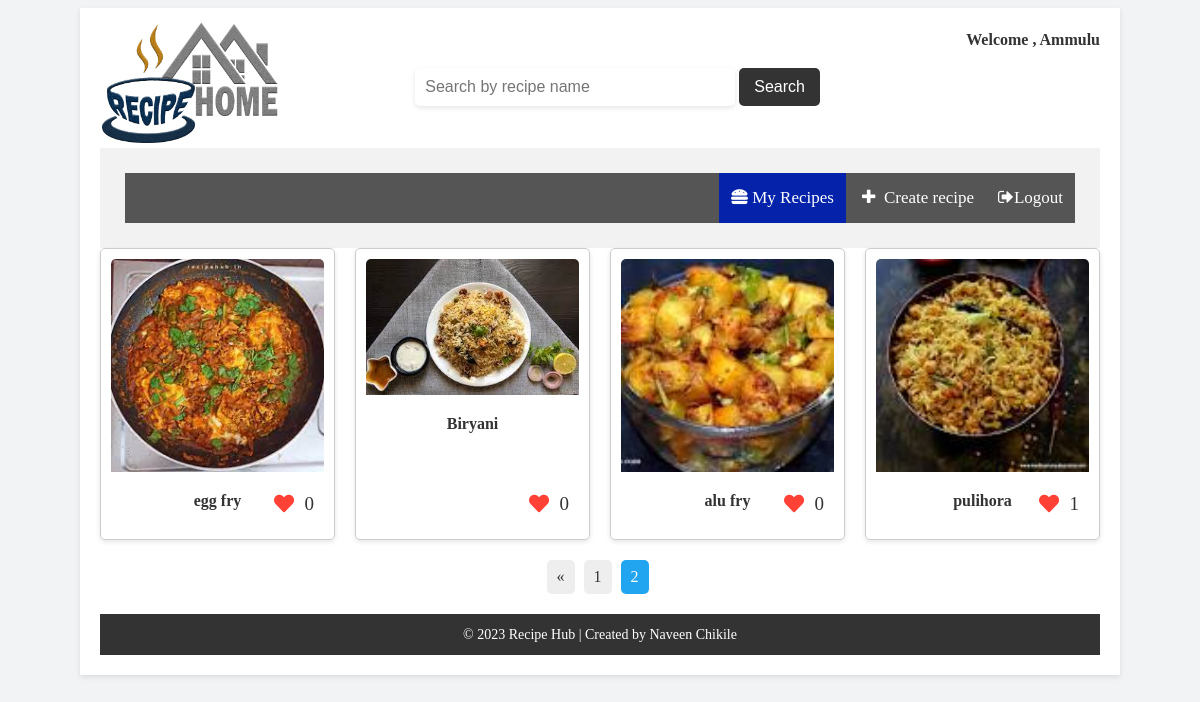
The app's page /user?page=2 (signed in), older data.
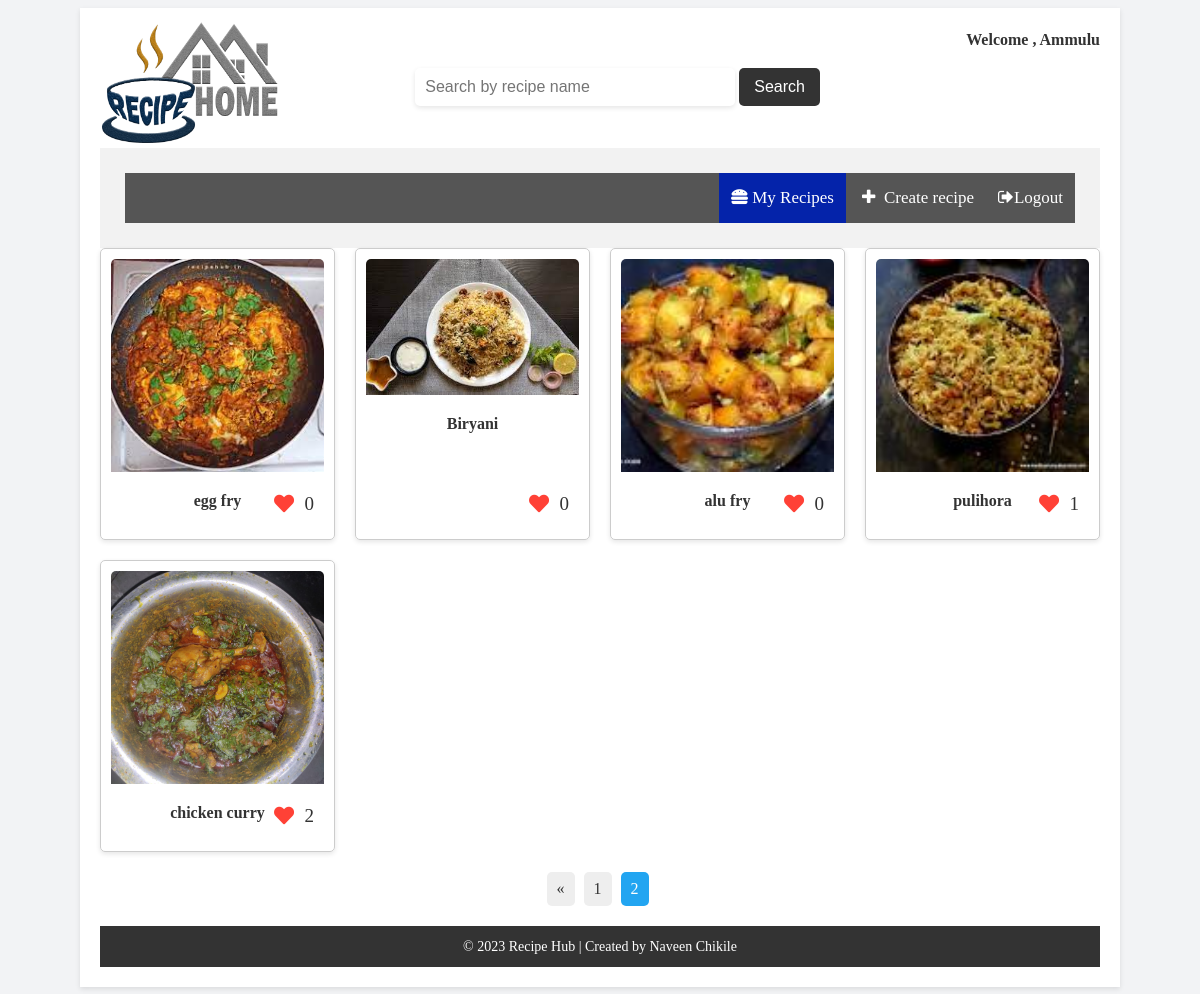
The same page, newer data.
### recipes/models.py (models this page shows, shortened)
class Recipe(models.Model):
    CATEGORY_CHOICES = [
        ('veg', 'Vegetarian'),
        ('Non-veg', 'Non-Vegetarian'),
        ('Breakfast', 'Breakfast'),
        ('Snacks', 'Snacks'),
        ('Rice', 'Rice'),
    ]
    user = models.ForeignKey(User, on_delete=models.CASCADE)
    recipe_name = models.CharField(max_length=100)
    ingredients = models.TextField()
    description = models.TextField()
    processtime=models.IntegerField(default=0)
    image = models.ImageField(upload_to='images/', null=True, blank=True)
    audio = models.FileField(upload_to='audio/', null=True, blank=True)
    category = models.CharField(max_length=20, choices=CATEGORY_CHOICES, default='veg')
    likes = models.IntegerField(default=0)
    youtube_links = models.URLField(default='', max_length=200)

### recipes/views.py (the view)
# urls.py: path('user', views.user_recipe_list, name='user_recipe_list'),
@login_required
def user_recipe_list(request):
    query = request.GET.get('q')
    recipes = Recipe.objects.all()  # Filter recipes by the current user
    if query:
        recipes = recipes.filter(recipe_name__icontains=query)
    paginator = Paginator(recipes, 8)
    page_number = request.GET.get('page')
    page_obj = paginator.get_page(page_number)
    context = {
        'recipes': page_obj
    }
    return render(request, 'recipes/user_recipe_list.html', context)

### recipes/templates/recipes/user_recipe_list.html (shortened to what this page needs)
<!DOCTYPE html>
<html>
<head>
        <link rel="stylesheet" href="https://cdnjs.cloudflare.com/ajax/libs/font-awesome/4.7.0/css/font-awesome.min.css">
    <link rel="stylesheet" href="https://cdnjs.cloudflare.com/ajax/libs/font-awesome/5.15.3/css/all.min.css">
    <link rel="stylesheet" href="https://maxcdn.bootstrapcdn.com/font-awesome/4.4.0/css/font-awesome.min.css">
</head>
<body>
    <div class="container">
        <div class="logo">
            <img src="/static/recipes/images/recipehublogo.png" alt="Logo">
        </div>
        <div class="search-form">
            <form action="{% url 'recipes:user_recipe_list' %}" method="GET">
                <input type="text" name="q" placeholder="Search by recipe name">
                <button type="submit">Search</button>
            </form>
        </div>
        <div class="banner">
        <div class="navbar">
            <a href="{% url 'recipes:recipe_list' %}"><i class="fa fa-sign-out"></i>Logout</a>
            <a href="{% url 'recipes:create_recipe' %}"><i class="fa fa-fw fa-plus"></i> Create recipe</a>
             <a class="active" href="{% url 'recipes:user_recipes' %}"><i class="fas fa-hamburger"></i> My Recipes </a>
        </div>
    </div>
        <div class="username">
            Welcome , {{ request.user.username }}
        </div>
        <div class="recipe-list">
            {% for recipe in recipes %}
            <div class="recipe-item">
                <a href="{% url 'recipes:recipe_detail' recipe.id %}">
                    <img src="{{ recipe.image.url }}" alt="Recipe Image">
                    <p class="recipe-name">{{ recipe.recipe_name }}</p>
                </a>
                <div class="likes-count">
                    <span class="count">{{ recipe.likes }}</span>
                    <span class="love-icon"><i class="fas fa-heart"></i></span>
                </div>
            </div>
            {% empty %}
            <p>No recipes found.</p>
            {% endfor %}
        </div>
        <div class="pagination">
            {% if recipes.has_other_pages %}
            <ul class="pagination-list">
                {% if recipes.has_previous %}
                <li><a class="page-link" href="?page=1">&laquo;</a></li>
                <li><a class="page-link" href="?page={{ recipes.previous_page_number }}">{{ recipes.previous_page_number }}</a></li>
                {% endif %}
                <li><a class="page-link active" href="?page={{ recipes.number }}">{{ recipes.number }}</a></li>
            </ul>
            {% endif %}
        </div>
        <div class="footer">
            &copy; 2023 Recipe Hub | Created by Naveen Chikile
        </div>
    </div>
</body>
</html>

Row changes from the older to the newer data that the page shows:
added Recipe: image (picture), recipe_name "chicken curry", likes "2"
